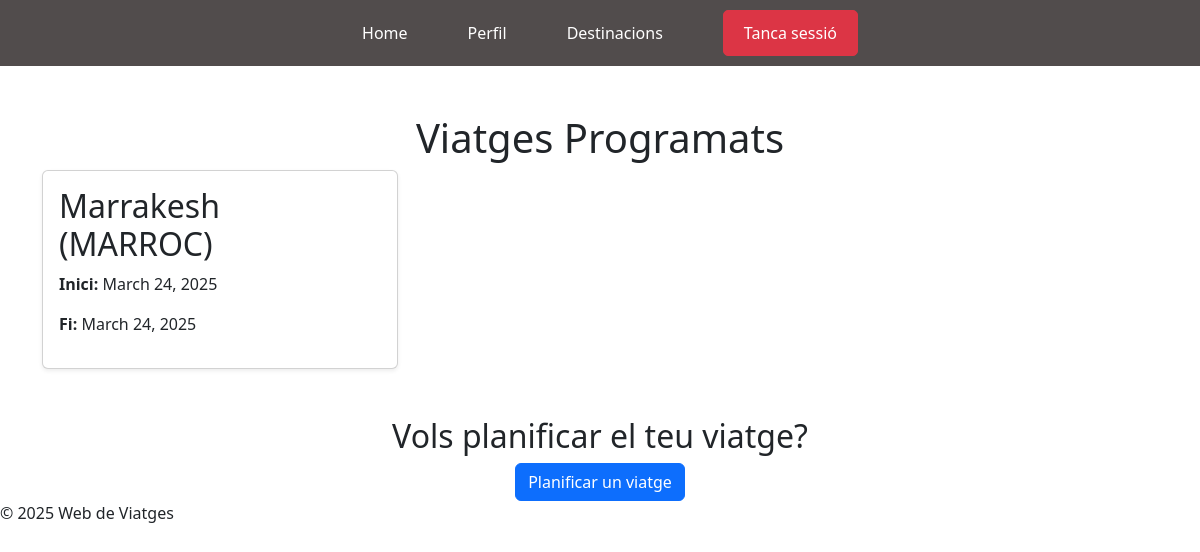
/accounts/viatges_programats/ (signed in), run on an earlier commit of the app's database.
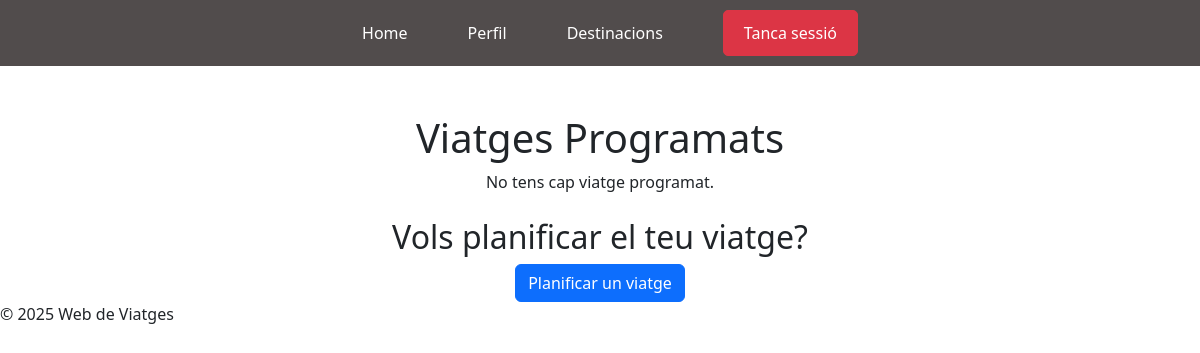
And on a later commit of the database.
### accounts/models.py (models this page shows, shortened)
class Viatge(models.Model):
    user = models.ForeignKey(User, on_delete=models.CASCADE, related_name="viatges")
    destinacio = models.ForeignKey(Destinacio, on_delete=models.CASCADE, related_name="viatges")
    data_inici = models.DateField()
    data_fi = models.DateField()
    num_persones = models.PositiveIntegerField()
    descripcio = models.TextField(blank=True, null=True)

class Destinacio(models.Model):
    nom = models.CharField(max_length=100)
    pais = models.CharField(max_length=50)
    continent = models.CharField(max_length=50)
    def __str__(self):
        return f"{self.nom} ({self.pais.upper()})"

### accounts/views.py (the view)
# urls.py: path('viatges_programats/', views.viatges_programats, name='viatges_programats'),
@login_required
def viatges_programats(request):
    viatges = Viatge.objects.filter(user=request.user)
    return render(request, 'viatges_programats.html', {'viatges': viatges })

### accounts/templates/viatges_programats.html (shortened to what this page needs)
{% extends "base.html" %}
{% block content %}
<div class="container mt-5">
    <h1 class="text-center">Viatges Programats</h1>
    {% if viatges %}
        <div class="row">
            {% for viatge in viatges %}
                <div class="col-md-4 mb-4">
                    <div class="card shadow-sm">
                        <div class="card-body">
                            <h2 class="card-title">{{ viatge.destinacio }}</h2>
                            <p class="card-text"><strong>Inici:</strong> {{ viatge.data_inici }}</p>
                            <p class="card-text"><strong>Fi:</strong> {{ viatge.data_fi }}</p>
                        </div>
                    </div>
                </div>
            {% endfor %}
        </div>
    {% else %}
        <p class="text-center">No tens cap viatge programat.</p>
    {% endif %}
    <div class="text-center mt-4">
        <h2>Vols planificar el teu viatge?</h2>
        <a href="opcions_viatge.html" class="btn btn-primary">Planificar un viatge</a>
    </div>
</div>
{% endblock %}

What changed in the data, as far as the page shows it:
removed Viatge: destinacio "Marrakesh (MARROC)", data_inici "March 24, 2025", data_fi "March 24, 2025"
Also different on the page:
text now shown: "No tens cap viatge programat."
